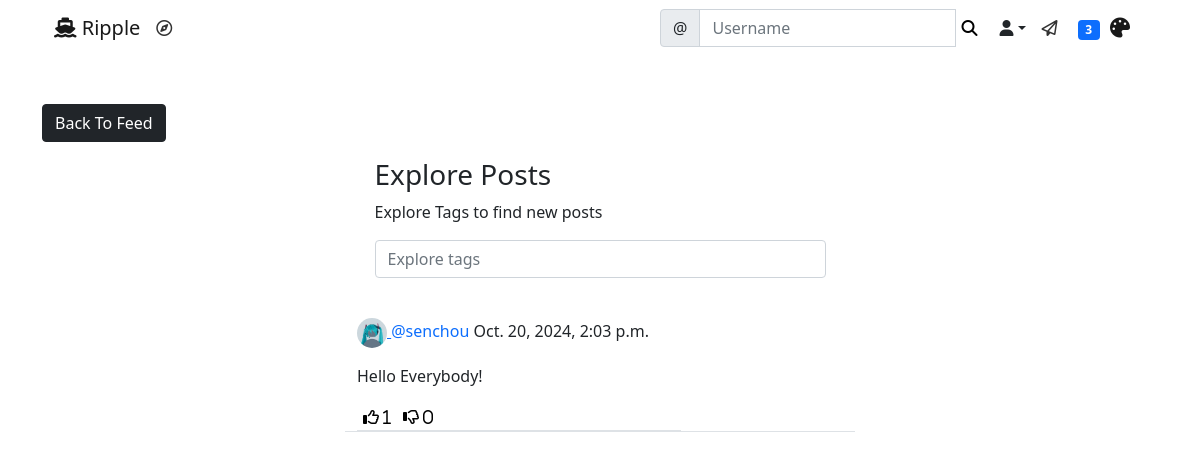
The app's page /social/explore/ (signed in) with its own data.
### social/models.py (models this page shows, shortened)
class Post(models.Model):
    shared_body = models.TextField(blank=True, null=True)
    body = models.TextField()
    image = models.ImageField(upload_to='uploads/post_photos', blank=True, null=True)
    created_on = models.DateTimeField(default=timezone.now)
    author = models.ForeignKey(User, on_delete=models.CASCADE)
    likes = models.ManyToManyField(User, blank=True, related_name='likes')
    dislikes = models.ManyToManyField(User, blank=True, related_name='dislikes')
    tags = models.ManyToManyField('Tag', blank=True)

class UserProfile(models.Model):
    user = models.OneToOneField(User, primary_key=True, verbose_name='user', related_name='profile', on_delete=models.CASCADE)
    audio = models.FileField(upload_to='uploads/profile_audios', blank=True, null=True)
    name = models.CharField(max_length=30, blank=True, null=True)
    bio = models.TextField(max_length=500, blank=True, null=True)
    birth_date = models.DateField(null=True, blank=True)
    location = models.CharField(max_length=100, blank=True, null=True)
    picture = models.ImageField(upload_to='uploads/profile_pictures', default='uploads/profile_pictures/Default.jpg', blank=True)
    followers = models.ManyToManyField(User, blank=True, related_name='followers')

### social/views.py (the view, shortened to what this page needs)
# urls.py: path('explore/', Explore.as_view(), name='explore'),
class Explore(View):
    def get(self, request, *args, **kwargs):
        explore_form = ExploreForm()
        query = self.request.GET.get('query')
        tag = Tag.objects.filter(name=query).first()
        if tag:
            posts = Post.objects.filter(tags__in=[tag])
        else:
            posts = Post.objects.all()
        context = {
            'tag': tag,
            'posts': posts,
            'explore_form': explore_form,
        }
        return render(request, 'social/explore.html', context)

### social/forms.py
class ExploreForm(forms.Form):
    query = forms.CharField(
        label='',
        widget=forms.TextInput(attrs={
            'placeholder': 'Explore tags'
        })
    )

### landing/templatetags/custom_tags.py (called while the page is built)
@register.inclusion_tag('social/show_notifications.html', takes_context=True)
def show_notifications(context):
    request_user = context['request'].user
    notifications = Notification.objects.filter(to_user=request_user).exclude(user_has_seen=True).order_by('-date')
    return {'notifications': notifications}

### social/templates/social/explore.html (shortened to what this page needs)
{% extends 'landing/base.html' %}
{% load crispy_forms_tags %}
{% block content %}
    <div class="container">
        <div class="row mt-5">
            <div class="col-md-5 col-sm-6">
                <a href="{% url 'post-list' %}" class="btn btn-dark">Back To Feed</a>
            </div>
        </div>
        <div class="row justify-content-center mt-3">
            <div class="col-md-5 col-sm-12">
                 {% if tag %}
                    <h3>Explore #{{ tag.name }} Posts</h3>
                    <p class="mb-3">Most recent posts tagged with {{ tag.name }}</p>
                 {% else %}
                    <h3>Explore Posts</h3>
                    <p class="mb-3">Explore Tags to find new posts</p>
                 {% endif %}
                 <form method="POST" class="mb=5">
                    {{ explore_form | crispy }}
                 </form>
            </div>
        </div>
    </div>
    {% for post in posts %}
        <div class="row justify-content-center mt-3">
            <div class="col-md-5 col-sm-12 border-bottom position-relative">
                <div>
                    <p class="post-text">
                                <a href="{% url 'profile' post.author.profile.pk %}">
                            <img class="rounded-circle post-img" height="30" width="30" src="{{ post.author.profile.picture.url }}" />
                        </a>
                        <a class="text-primary post-link" href="{% url 'profile' post.author.profile.pk %}">@{{ post.author }}</a> {{ post.created_on }}
                    </p>
                </div>
                <div class="col-md-8 col-sm-12 border-bottom">
                <div class="position-relative">
                    <div class="body">
                        <p>{{ post.body }}</p>
                    </div>
                </div>
                <div class="d-flex flex-row">
                    <form method="POST" action="{% url 'like' post.pk %}">
                        <button class="remove-default-btn" type="submit">
                            <i class="far fa-thumbs-up"> <span>{{ post.likes.all.count }}</span></i>
                        </button>
                    </form>
                    <form method="POST" action="{% url 'dislike' post.pk %}">
                        <button class="remove-default-btn" type="submit">
                            <i class="far fa-thumbs-down"> <span>{{ post.dislikes.all.count }}</span></i>
                        </button>
                    </form>
                </div>
            </div>
        </div>
        {% endfor %}
</div>
{% endblock content %}

### static/css/style.css (style rules this page uses)
.remove-default-btn { background-color: transparent; border: none; box-shadow: none; }
.post-link { text-decoration: none; }
.post-text { padding-top: 0.5rem; }
body { transition: background-color 0.3s, color 0.3s; }

### records on screen
Post: author.profile.picture (placeholder picture), author "senchou", created_on "Oct. 20, 2024, 2:03 p.m.", body "Hello Everybody!", likes.all.count "1", dislikes.all.count "0"

### other values on screen
{{ notifications.count }} "3"
